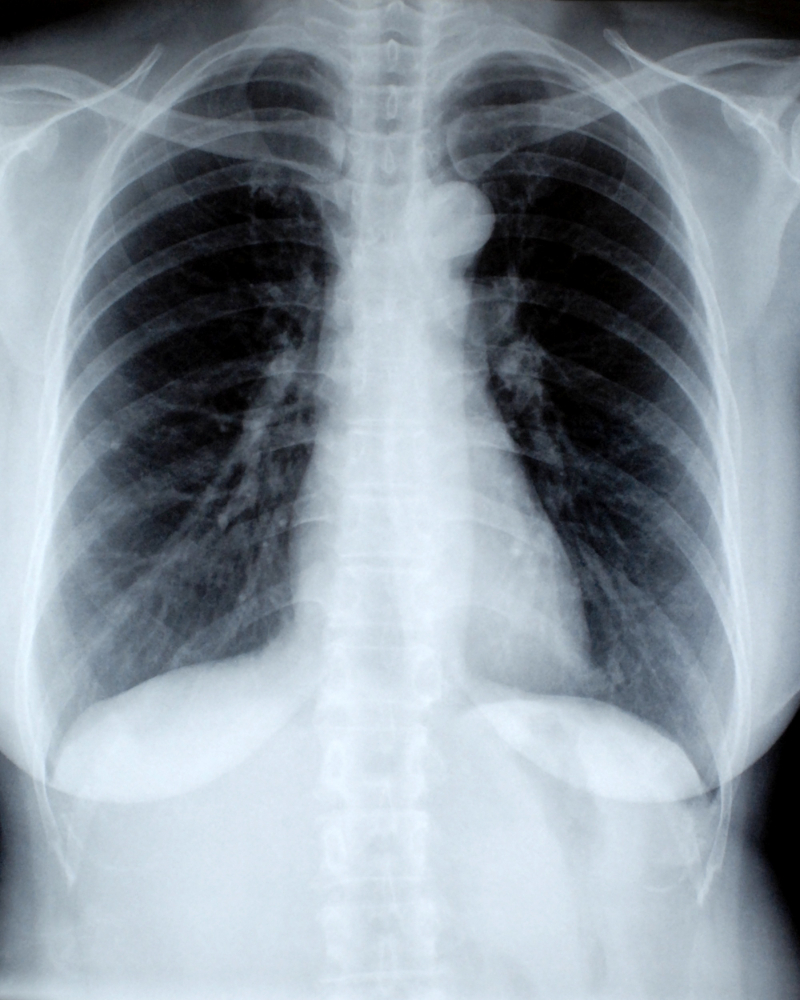
#> input picture pres/images/female-chest-x-ray.jpg, 800 x 1000 px
$ jupyter execute --allow-errors wavelet_explain.ipynb
#> lines starting #> are read from the running program, lines starting #| are printed output that depends on the picture
[cell 1]
import numpy as np
import matplotlib.pyplot as plt

[cell 2]
Fs = 100
t = np.arange(0,8, 1/Fs)
x1 = np.exp(-t)
x1[np.uint(2/0.01)]=0.8
plt.plot(t,x1)
plt.show()
#> figure, not shown here; curve peaks at x = 0, y = 1

[cell 3]
def EspectroMagnitudFourier(t, x):
    N = len(t)
    Fs = 1/np.mean(np.diff(t))
    x_fft = np.fft.fftshift(np.fft.fft(x))
    f = np.fft.fftshift(np.fft.fftfreq(N, 1/Fs))
    plt.plot(f, np.abs(x_fft))

[cell 4]
EspectroMagnitudFourier(t,x1)
#> figure, not shown here; curve peaks at x = 0, y = 101.1

[cell 5]
from scipy.signal import chirp

[cell 6]
x2 = np.sin(2*np.pi*2*t)+np.sin(2*np.pi*5*t)+np.sin(2*np.pi*10*t)
EspectroMagnitudFourier(t,x2)
#> figure, not shown here; curve peaks at x = -5, y = 400

[cell 7]
x3 = np.zeros(t.shape)
t1 = np.uint(3/0.01)
t2 = np.uint(5/0.01)
x3[0:t1] = np.sin(2*np.pi*2*t[0:t1])

x3[t1:t2] = np.sin(2*np.pi*5*t[t1:t2])
x3[t2:] = np.sin(2*np.pi*10*t[t2:])
plt.plot(t,x3)
plt.show()
#> figure, not shown here; curve peaks at x = 3.05, y = 1


EspectroMagnitudFourier(t,x3)
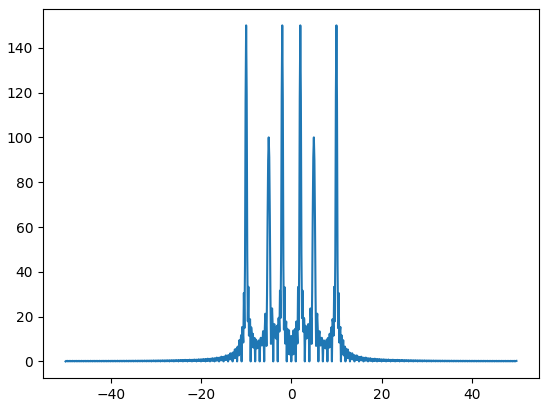
#> figure drawn by matplotlib, 1 panel; curve peaks at x = -10, y = 150

[cell 8]
import pywt
import scaleogram as scg

anchos = np.uint(np.arange(1,np.log2(x3.shape[0])))

coef, freqs = pywt.cwt(x3,anchos,"gaus1")
plt.matshow(coef)
plt.colorbar()
plt.show()
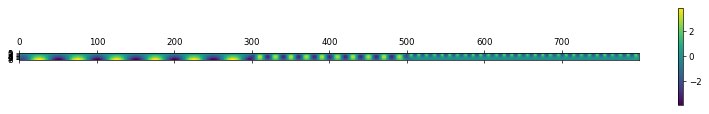
#> figure drawn by matplotlib, 2 panels

#> (a cell that did not finish here is left out)

[cell 10]
import scipy.signal as sig
t_decimate=sig.decimate(t, 2)

#> (a cell that did not finish here is left out)

[cell 12]
from scipy import interpolate

#> (the rest of this cell did not finish here and is left out)

#> (a cell that did not finish here is left out)

[cell 14]
import cv2

original = cv2.imread("./images/female-chest-x-ray.jpg", cv2.IMREAD_GRAYSCALE)
#> original: shape (1000, 800); min 0, max 247, mean 146.2

[cell 15]
import matplotlib.pyplot as plt
import numpy as np

import pywt
import pywt.data

# Load image
#original = pywt.data.camera()

# Wavelet transform of image, and plot approximation and details
titles = ['Approximation', ' Horizontal detail',
          'Vertical detail', 'Diagonal detail']
coeffs2 = pywt.dwt2(original, 'bior1.3')
LL, (LH, HL, HH) = coeffs2
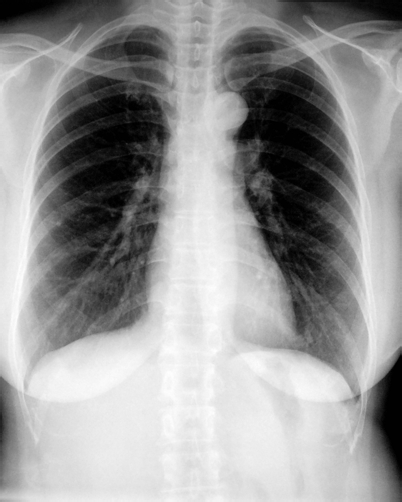
#> LL: shape (502, 402) float64; min -2.09, max 491.8, mean 292.2; drawn with min black and max white
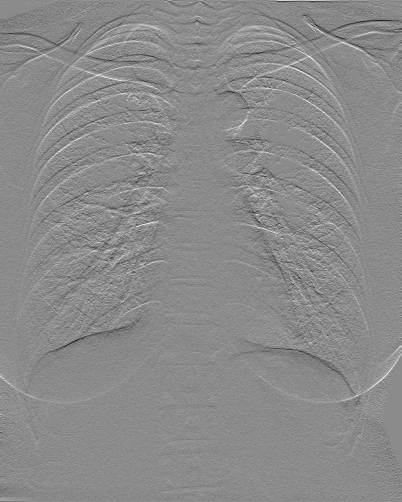
#> LH: shape (502, 402) float64; min -31.5, max 26, mean -0.1; drawn with min black and max white
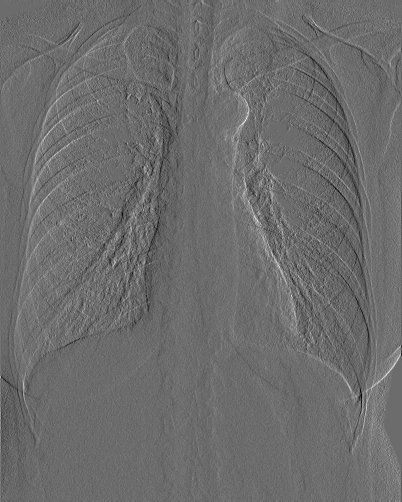
#> HL: shape (502, 402) float64; min -24.81, max 33.44, mean 0.1; drawn with min black and max white
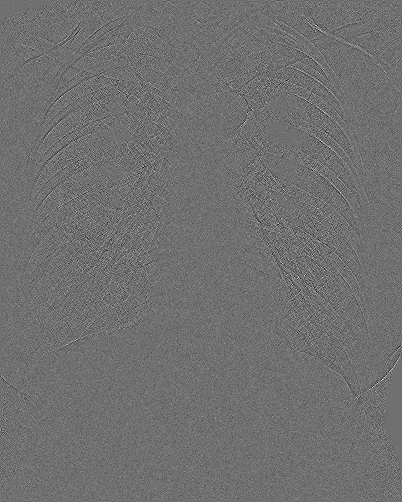
#> HH: shape (502, 402) float64; min -7.5, max 9.5, mean -3.47e-05; drawn with min black and max white
fig = plt.figure(figsize=(12, 3))
for i, a in enumerate([LL, LH, HL, HH]):
    ax = fig.add_subplot(1, 4, i + 1)
    ax.imshow(a, interpolation="nearest", cmap=plt.cm.gray)
    ax.set_title(titles[i], fontsize=10)
    ax.set_xticks([])
    ax.set_yticks([])
#> this loop made 4 passes

fig.tight_layout()
plt.show()

[cell 16]
th1 = 0.5*np.max([LL,HL,LH,HH])
#> th1 = 245.9
LL[LL<th1]=0
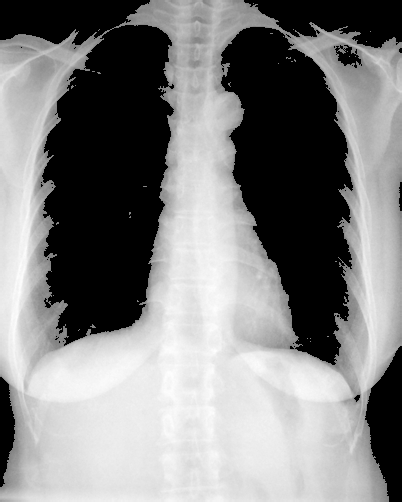
#> LL: shape (502, 402) float64; min 0, max 491.8, mean 251; drawn with min black and max white
HL[HL<th1]=0
#> HL: shape (502, 402) float64; every value is 0
LH[LH<th1]=0
HH[HH<th1]=0
coeffs2_denoise = (LL, (LH, HL, HH))
imagen_recons=pywt.idwt2(coeffs2_denoise, wavelet="bior1.3")
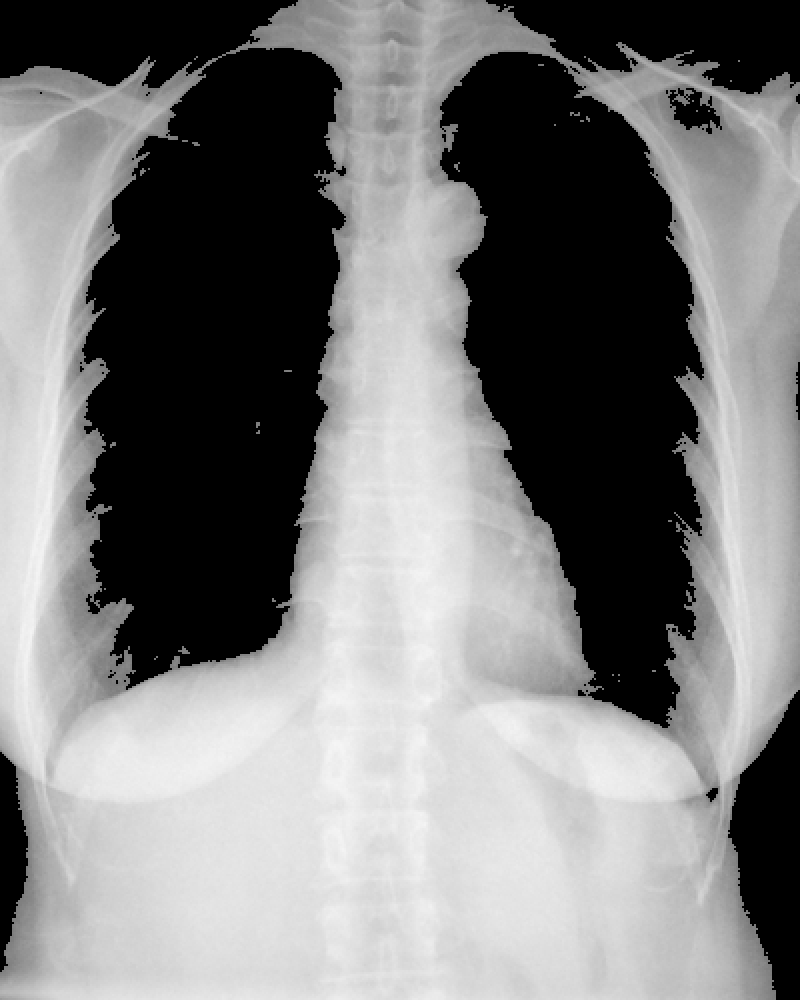
#> imagen_recons: shape (1000, 800) float64; min 0, max 245.9, mean 125.6
plt.imshow(np.hstack((original, imagen_recons)), cmap="gray")
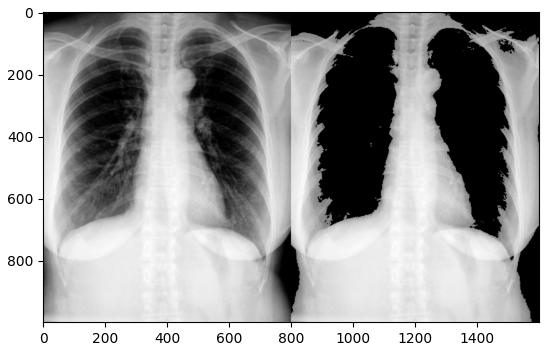
#> figure drawn by matplotlib, 1 panel

[cell 17]
plt.imshow(original-imagen_recons, cmap="gray")
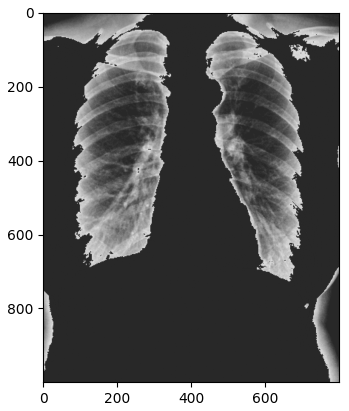
#> figure drawn by matplotlib, 1 panel

$ run again, with pres/images/elderly.jpg copied over pres/images/female-chest-x-ray.jpg
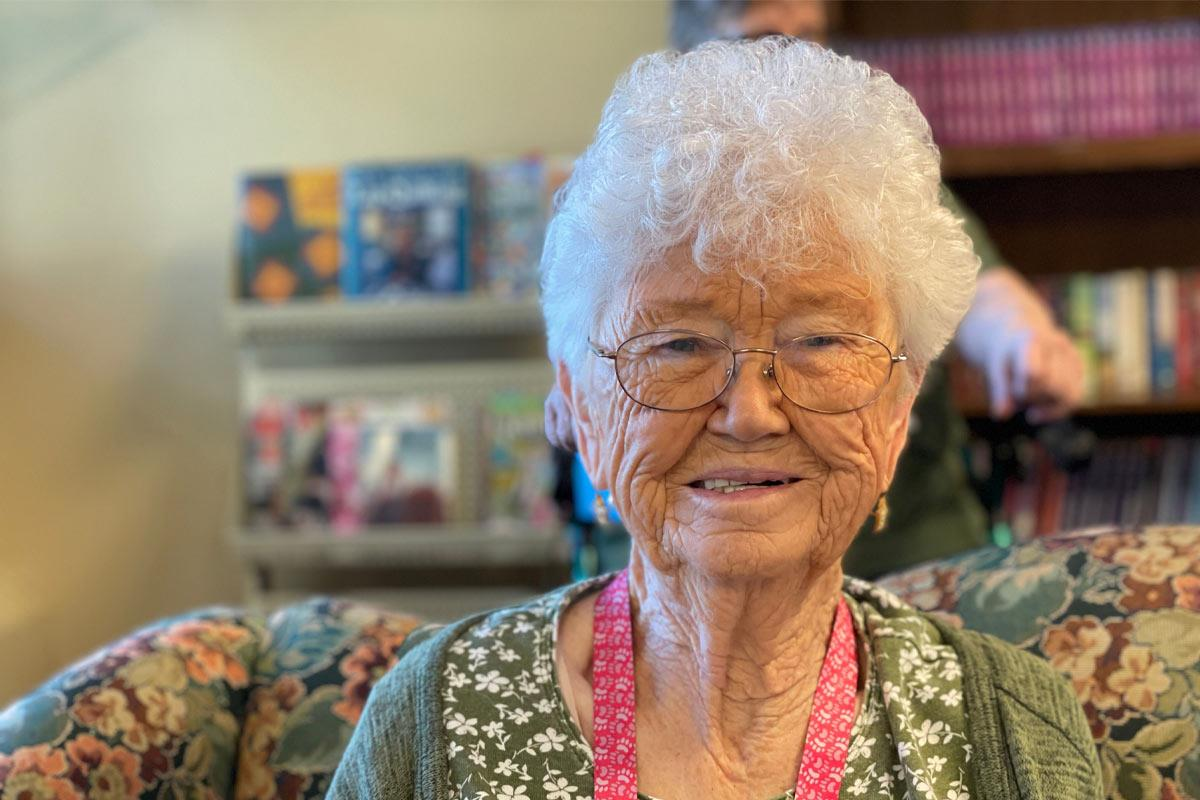
#> input picture pres/images/elderly.jpg, 1200 x 800 px
#> the loop `for i, a in enumerate([LL, LH, HL, HH]):` made 4 passes
#> th1 = 258.8
#> `[cell 17] plt.imshow(original-imagen_recons, cmap="gray")`:
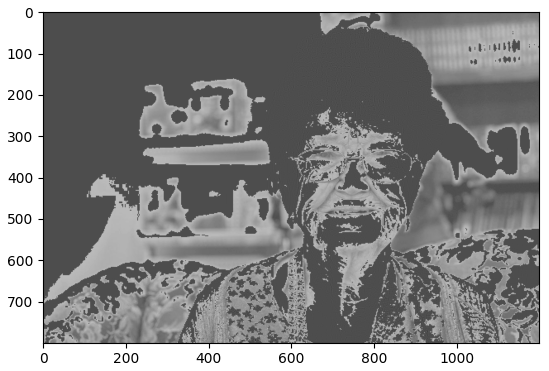
#> figure drawn by matplotlib, 1 panel
